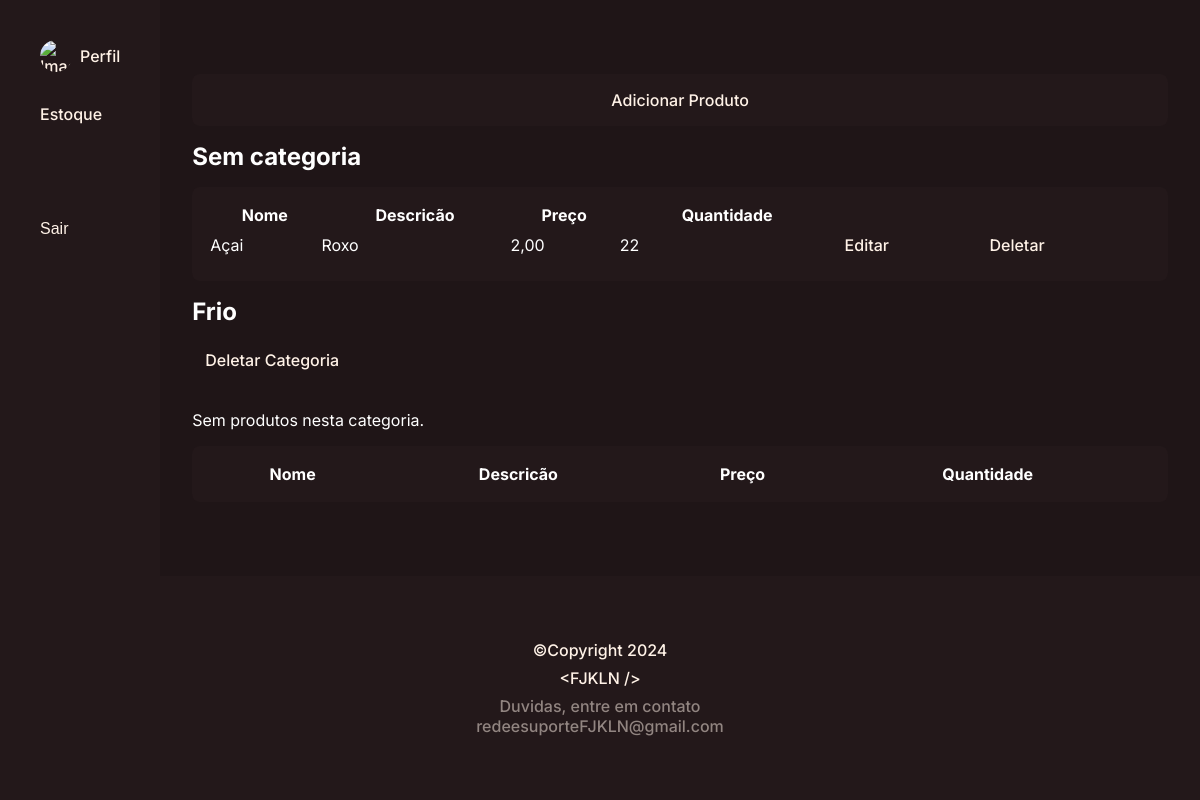
Page /estoque/ on the committed database.
### sistema/models.py (models this page shows, shortened)
class Categoria(models.Model):
    nome = models.CharField(max_length=100, unique=True)

class Produto(models.Model):
    nome = models.CharField(max_length=200)
    descricao = models.TextField(blank=True, null=True)
    preco = models.DecimalField(max_digits=10, decimal_places=2)
    quantidade = models.IntegerField()
    categoria = models.ForeignKey(Categoria, on_delete=models.CASCADE, related_name='produtos')

### estoque/views.py (the view)
# urls.py: path('', views.home_page, name='home')
def home_page(request):
    produtos = Produto.objects.all()
    categorias = Categoria.objects.all()
    return render(request, 'estoque/index.html', {'produtos': produtos, 'categorias': categorias})

### estoque/templates/estoque/index.html (shortened to what this page needs)
{% load static %}
<!DOCTYPE html>
<html lang="pt-br">
<head>
    <link rel="stylesheet" href="{% static 'estoque/css/index.css' %}">
</head>
<body>
    <div class="container">
        <aside>
            <ul>
                <div>
                    <li>
                        <a href="{% url 'perfil:editar' user.id %}">
                            <img src="{{ user.imagem.url }}" alt="Imagem do Usuário" />
                            <p>Perfil</p>
                        </a>
                    </li>
                    <li>
                        <a href="{% url 'estoque:home' %}">
                            Estoque
                        </a>
                    </li>
                </div>
                <li>
                    <form action="{% url 'login:sair' %}" method="POST" style="display: inline;">
                        <button type="submit">Sair</button>
                    </form>
                </li>
            </ul>
        </aside>
        <div class="content">
            <ul>
                <li>
                    <a href="{% url 'produtos:home' %}" class="add">
                        Adicionar Produto
                    </a>
                </li>
            </ul>
            {% for categoria in categorias %}
            <div>
                <h2>{{ categoria.nome }}</h2>
                {% if categoria.nome == 'Sem categoria' %}
                {% else %}
                <a href="{% url 'produtos:deleta_categoria' categoria.pk %}" class="del">Deletar Categoria</a>
                {% endif %}
            </div>
            <table>
                <tr>
                    <th>Nome</th>
                    <th>Descricão</th>
                    <th>Preço</th>
                    <th>Quantidade</th>
                </tr>
                {% for produto in categoria.produtos.all %}
                <tr>
                    <td>{{ produto.nome }}</td>
                    <td>{{ produto.descricao }}</td>
                    <td>{{ produto.preco }}</td>
                    <td>{{ produto.quantidade }}</td>
                    <td><a href="{% url 'produtos:editar' pk=produto.pk %}">Editar</a></td>
                    <td><a href="{% url 'produtos:deleta' pk=produto.pk %}">Deletar</a></td>
                </tr>
                {% empty %}
                <li>Sem produtos nesta categoria.</li>
                {% endfor %}
            </table>
            {% empty %}
            <p>Não há categorias disponíveis.</p>
            {% endfor %}
        </div>
    </div>
    <footer style="text-align: center;">
        <p class="footer-copy">©Copyright
            <FJKLN /> 2024
        </p>
        <p class="footer-abrev">&lt;FJKLN /&gt;</p>
        <p class="footer-autor">Duvidas, entre em contato
            <br>redeesuporteFJKLN@gmail.com
        </p>
    </footer>
</body>
</html>

### templates/static/estoque/css/index.css (style rules this page uses)
* { margin: 0; padding: 0; box-sizing: border-box; list-style: none; }
body { background: #1F1517; color: white; display: flex; flex-direction: column; min-height: 100vh; font-family: Inter; }
footer { padding: 4rem; display: flex; flex-direction: column; align-items: center; gap: 0.5rem; background: #23181A; text-align: center; width: 100%; }
.footer-copy { color: #FFF2E7; font-size: 1rem; font-weight: 500; text-align: center; }
.footer-autor { color: rgba(255, 242, 231, 0.50); font-size: 1rem; font-style: normal; font-weight: 500; text-align: center; }
.footer-abrev { color: #FFF2E7; font-size: 1rem; font-weight: 500; text-align: center; }
.container { display: flex; flex-direction: row; flex: 1; }
aside { padding: 2rem; background: #23181A; }
aside img { width: 2rem; height: 2rem; border-radius: 50%; }
aside ul { display: flex; flex-direction: column; gap: 5rem; }
button, a { border: none; background: none; cursor: pointer; color: #FFF2E7; font-size: 1rem; font-weight: 500; text-align: center; text-decoration: none; display: flex; flex-direction: row; align-items: center; gap: 0.5rem; padding: 0.5rem; transition: all 0.3s ease-in-out; border-radius: 0.5rem; width: 100%; }
aside div { display: flex; flex-direction: column; gap: 1rem; }
table { background: #23181A; padding: 1rem; border-radius: 0.5rem; }
.content { display: flex; flex-direction: column; flex: 1; gap: 1rem; padding: 2rem; justify-content: center; }
.add { padding: 1rem; display: flex; flex-direction: column; gap: 1rem; background: #23181A; border-radius: 0.5rem; }
.del { width: 10rem; display: flex; justify-content: center; margin: 1rem 0; }

### rows in the picture
Categoria: nome "Sem categoria"
Produto: nome "Açai", descricao "Roxo", preco "2,00", quantidade "22"
Categoria: nome "Frio", shows "Deletar Categoria"
